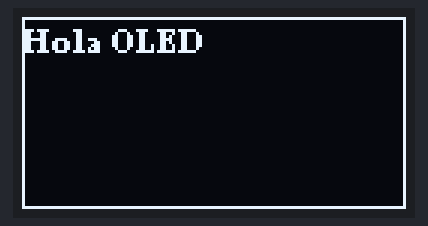
Bench run of a sketch on a simulated Arduino Uno, built with avr-gcc and run on an emulated ATmega328P. On the bench: 128×64 one-colour display.

Above: at 0.1 s.

The sketch:

Hola_display.ino
```cpp
//Joaquin Eduardo Dávila García


#include <U8g2lib.h>
#include <Wire.h>

// SW I2C en D3(SCL), D2(SDA), sin RST
U8G2_SSD1306_128X64_NONAME_F_SW_I2C u8g2(U8G2_R0, 3, 2, U8X8_PIN_NONE);

void setup() {
  u8g2.setI2CAddress(0x3C*2);
  u8g2.begin();
}

void loop() {
  u8g2.clearBuffer();
  u8g2.setFont(u8g2_font_ncenB08_tr);
  u8g2.drawStr(0,12,"Hola OLED");
  u8g2.drawFrame(0,0,128,64);
  u8g2.sendBuffer();
  delay(500);
}
```
